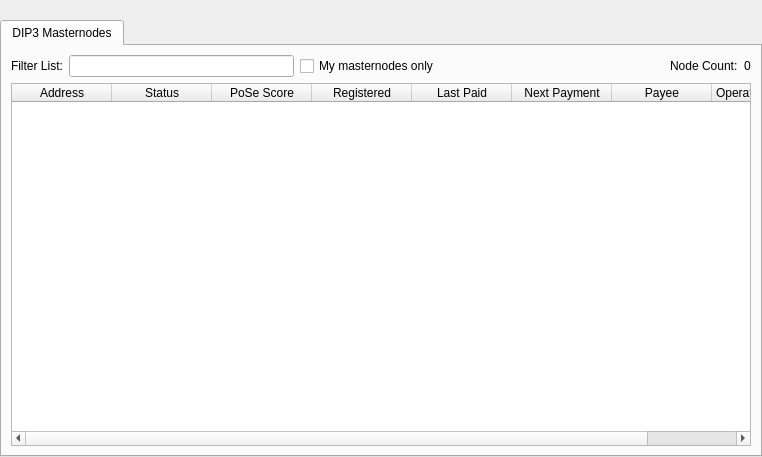
<?xml version="1.0" encoding="UTF-8"?>
<ui version="4.0">
 <class>MasternodeList</class>
 <widget class="QWidget" name="MasternodeList">
  <property name="geometry">
   <rect>
    <x>0</x>
    <y>0</y>
    <width>762</width>
    <height>457</height>
   </rect>
  </property>
  <property name="windowTitle">
   <string>Form</string>
  </property>
  <layout class="QVBoxLayout" name="topLayout">
   <property name="leftMargin">
    <number>0</number>
   </property>
   <property name="topMargin">
    <number>0</number>
   </property>
   <property name="rightMargin">
    <number>0</number>
   </property>
   <property name="bottomMargin">
    <number>0</number>
   </property>
   <item>
    <layout class="QVBoxLayout" name="verticalLayout">
     <property name="bottomMargin">
      <number>0</number>
     </property>
     <item>
      <spacer name="horizontalSpacer0">
       <property name="orientation">
        <enum>Qt::Horizontal</enum>
       </property>
       <property name="sizeHint" stdset="0">
        <size>
         <width>40</width>
         <height>20</height>
        </size>
       </property>
      </spacer>
     </item>
     <item>
      <widget class="QTabWidget" name="tabWidget">
       <property name="currentIndex">
        <number>0</number>
       </property>
       <widget class="QWidget" name="tabDIP3Masternodes">
        <attribute name="title">
         <string>DIP3 Masternodes</string>
        </attribute>
        <layout class="QGridLayout" name="gridLayout_3">
         <item row="0" column="0">
          <layout class="QHBoxLayout" name="horizontalLayout_4">
           <property name="bottomMargin">
            <number>0</number>
           </property>
           <item>
            <widget class="QLabel" name="label_filter_2">
             <property name="text">
              <string>Filter List:</string>
             </property>
            </widget>
           </item>
           <item>
            <widget class="QLineEdit" name="filterLineEditDIP3">
             <property name="toolTip">
              <string>Filter masternode list</string>
             </property>
            </widget>
           </item>
           <item>
            <widget class="QCheckBox" name="checkBoxMyMasternodesOnly">
             <property name="toolTip">
              <string>Show only masternodes this wallet has keys for.</string>
             </property>
             <property name="text">
              <string>My masternodes only</string>
             </property>
            </widget>
           </item>
           <item>
            <spacer name="horizontalSpacer_4">
             <property name="orientation">
              <enum>Qt::Horizontal</enum>
             </property>
             <property name="sizeHint" stdset="0">
              <size>
               <width>10</width>
               <height>20</height>
              </size>
             </property>
            </spacer>
           </item>
           <item>
            <widget class="QLabel" name="label_count_2">
             <property name="text">
              <string>Node Count:</string>
             </property>
            </widget>
           </item>
           <item>
            <widget class="QLabel" name="countLabelDIP3">
             <property name="text">
              <string>0</string>
             </property>
            </widget>
           </item>
          </layout>
         </item>
         <item row="1" column="0">
          <widget class="QTableWidget" name="tableWidgetMasternodesDIP3">
           <property name="editTriggers">
            <set>QAbstractItemView::NoEditTriggers</set>
           </property>
           <property name="alternatingRowColors">
            <bool>true</bool>
           </property>
           <property name="selectionMode">
            <enum>QAbstractItemView::SingleSelection</enum>
           </property>
           <property name="selectionBehavior">
            <enum>QAbstractItemView::SelectRows</enum>
           </property>
           <property name="sortingEnabled">
            <bool>true</bool>
           </property>
           <attribute name="horizontalHeaderStretchLastSection">
            <bool>true</bool>
           </attribute>
           <column>
            <property name="text">
             <string>Address</string>
            </property>
           </column>
           <column>
            <property name="text">
             <string>Status</string>
            </property>
           </column>
           <column>
            <property name="text">
             <string>PoSe Score</string>
            </property>
           </column>
           <column>
            <property name="text">
             <string>Registered</string>
            </property>
           </column>
           <column>
            <property name="text">
             <string>Last Paid</string>
            </property>
           </column>
           <column>
            <property name="text">
             <string>Next Payment</string>
            </property>
           </column>
           <column>
            <property name="text">
             <string>Payee</string>
            </property>
           </column>
           <column>
            <property name="text">
             <string>Operator Reward</string>
            </property>
           </column>
          </widget>
         </item>
        </layout>
       </widget>
      </widget>
     </item>
    </layout>
   </item>
  </layout>
 </widget>
 <resources/>
 <connections/>
</ui>
